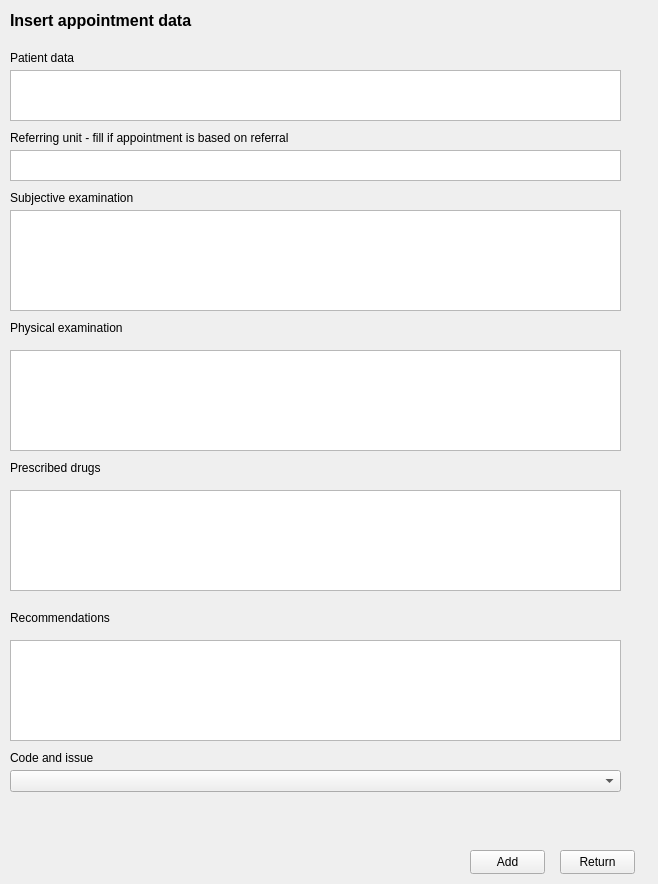
<?xml version="1.0" encoding="UTF-8"?>
<ui version="4.0">
 <class>AppointmentData</class>
 <widget class="QWidget" name="AppointmentData">
  <property name="geometry">
   <rect>
    <x>0</x>
    <y>0</y>
    <width>658</width>
    <height>884</height>
   </rect>
  </property>
  <property name="windowTitle">
   <string>Form</string>
  </property>
  <widget class="QLabel" name="label_title">
   <property name="geometry">
    <rect>
     <x>10</x>
     <y>10</y>
     <width>361</width>
     <height>20</height>
    </rect>
   </property>
   <property name="font">
    <font>
     <pointsize>12</pointsize>
     <weight>75</weight>
     <bold>true</bold>
    </font>
   </property>
   <property name="text">
    <string>Insert appointment data</string>
   </property>
  </widget>
  <widget class="QLabel" name="label_patient_data">
   <property name="geometry">
    <rect>
     <x>10</x>
     <y>50</y>
     <width>181</width>
     <height>16</height>
    </rect>
   </property>
   <property name="text">
    <string>Patient data</string>
   </property>
  </widget>
  <widget class="QTextEdit" name="text_edit_patient_data">
   <property name="geometry">
    <rect>
     <x>10</x>
     <y>70</y>
     <width>611</width>
     <height>51</height>
    </rect>
   </property>
   <property name="verticalScrollBarPolicy">
    <enum>Qt::ScrollBarAsNeeded</enum>
   </property>
   <property name="lineWrapMode">
    <enum>QTextEdit::WidgetWidth</enum>
   </property>
   <property name="readOnly">
    <bool>true</bool>
   </property>
  </widget>
  <widget class="QTextEdit" name="text_edit_sub">
   <property name="geometry">
    <rect>
     <x>10</x>
     <y>210</y>
     <width>611</width>
     <height>101</height>
    </rect>
   </property>
  </widget>
  <widget class="QLabel" name="label_subj_exam">
   <property name="geometry">
    <rect>
     <x>10</x>
     <y>190</y>
     <width>181</width>
     <height>16</height>
    </rect>
   </property>
   <property name="text">
    <string>Subjective examination</string>
   </property>
  </widget>
  <widget class="QLabel" name="label_physical_exam">
   <property name="geometry">
    <rect>
     <x>10</x>
     <y>320</y>
     <width>181</width>
     <height>16</height>
    </rect>
   </property>
   <property name="text">
    <string>Physical examination</string>
   </property>
  </widget>
  <widget class="QTextEdit" name="text_edit_physical_exam">
   <property name="geometry">
    <rect>
     <x>10</x>
     <y>350</y>
     <width>611</width>
     <height>101</height>
    </rect>
   </property>
  </widget>
  <widget class="QTextEdit" name="text_edit_recom">
   <property name="geometry">
    <rect>
     <x>10</x>
     <y>640</y>
     <width>611</width>
     <height>101</height>
    </rect>
   </property>
  </widget>
  <widget class="QLabel" name="label_recom">
   <property name="geometry">
    <rect>
     <x>10</x>
     <y>610</y>
     <width>181</width>
     <height>16</height>
    </rect>
   </property>
   <property name="text">
    <string>Recommendations</string>
   </property>
  </widget>
  <widget class="QTextEdit" name="text_edit_drugs">
   <property name="geometry">
    <rect>
     <x>10</x>
     <y>490</y>
     <width>611</width>
     <height>101</height>
    </rect>
   </property>
  </widget>
  <widget class="QLabel" name="label_drugs">
   <property name="geometry">
    <rect>
     <x>10</x>
     <y>460</y>
     <width>181</width>
     <height>16</height>
    </rect>
   </property>
   <property name="text">
    <string>Prescribed drugs</string>
   </property>
  </widget>
  <widget class="QPushButton" name="push_button_return">
   <property name="geometry">
    <rect>
     <x>560</x>
     <y>850</y>
     <width>75</width>
     <height>24</height>
    </rect>
   </property>
   <property name="text">
    <string>Return</string>
   </property>
  </widget>
  <widget class="QPushButton" name="push_button_add">
   <property name="geometry">
    <rect>
     <x>470</x>
     <y>850</y>
     <width>75</width>
     <height>24</height>
    </rect>
   </property>
   <property name="text">
    <string>Add</string>
   </property>
  </widget>
  <widget class="QComboBox" name="combo_box_codes">
   <property name="geometry">
    <rect>
     <x>10</x>
     <y>770</y>
     <width>611</width>
     <height>22</height>
    </rect>
   </property>
  </widget>
  <widget class="QLabel" name="label_code">
   <property name="geometry">
    <rect>
     <x>10</x>
     <y>750</y>
     <width>181</width>
     <height>16</height>
    </rect>
   </property>
   <property name="text">
    <string>Code and issue</string>
   </property>
  </widget>
  <widget class="QTextEdit" name="text_edit_reffering_unit">
   <property name="geometry">
    <rect>
     <x>10</x>
     <y>150</y>
     <width>611</width>
     <height>31</height>
    </rect>
   </property>
  </widget>
  <widget class="QLabel" name="label_ref">
   <property name="geometry">
    <rect>
     <x>10</x>
     <y>130</y>
     <width>311</width>
     <height>16</height>
    </rect>
   </property>
   <property name="text">
    <string>Referring unit - fill if appointment is based on referral</string>
   </property>
  </widget>
 </widget>
 <resources/>
 <connections/>
</ui>
